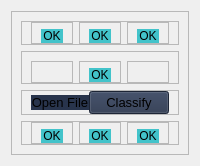
            <widget class="QWidget" name="home_page">
             <layout class="QHBoxLayout" name="horizontalLayout_14">
              <item>
               <widget class="QFrame" name="main_container">
                <property name="frameShape">
                 <enum>QFrame::StyledPanel</enum>
                </property>
                <property name="frameShadow">
                 <enum>QFrame::Raised</enum>
                </property>
                <layout class="QVBoxLayout" name="verticalLayout_6">
                 <item>
                  <widget class="QFrame" name="photos_container_1">
                   <property name="frameShape">
                    <enum>QFrame::StyledPanel</enum>
                   </property>
                   <property name="frameShadow">
                    <enum>QFrame::Raised</enum>
                   </property>
                   <layout class="QHBoxLayout" name="horizontalLayout_11">
                    <property name="topMargin">
                     <number>0</number>
                    </property>
                    <property name="bottomMargin">
                     <number>0</number>
                    </property>
                    <item>
                     <widget class="QFrame" name="photo_frame_1">
                      <property name="frameShape">
                       <enum>QFrame::StyledPanel</enum>
                      </property>
                      <property name="frameShadow">
                       <enum>QFrame::Raised</enum>
                      </property>
                      <layout class="QVBoxLayout" name="verticalLayout_7">
                       <property name="topMargin">
                        <number>0</number>
                       </property>
                       <property name="bottomMargin">
                        <number>0</number>
                       </property>
                       <item>
                        <widget class="QFrame" name="photo_1">
                         <property name="styleSheet">
                          <string notr="true">background-color: rgb(255, 255, 255);</string>
                         </property>
                         <property name="frameShape">
                          <enum>QFrame::StyledPanel</enum>
                         </property>
                         <property name="frameShadow">
                          <enum>QFrame::Raised</enum>
                         </property>
                        </widget>
                       </item>
                       <item>
                        <widget class="QLabel" name="class_label_1">
                         <property name="maximumSize">
                          <size>
                           <width>16777215</width>
                           <height>22</height>
                          </size>
                         </property>
                         <property name="font">
                          <font>
                           <pointsize>9</pointsize>
                           <weight>50</weight>
                           <bold>false</bold>
                          </font>
                         </property>
                         <property name="styleSheet">
                          <string notr="true">background-color: rgb(115, 255, 120);
background-color: rgb(85, 255, 127);

background-color: #42c3ca;</string>
                         </property>
                         <property name="text">
                          <string>OK</string>
                         </property>
                         <property name="alignment">
                          <set>Qt::AlignCenter</set>
                         </property>
                        </widget>
                       </item>
                      </layout>
                     </widget>
                    </item>
                    <item>
                     <widget class="QFrame" name="photo_frame_2">
                      <property name="frameShape">
                       <enum>QFrame::StyledPanel</enum>
                      </property>
                      <property name="frameShadow">
                       <enum>QFrame::Raised</enum>
                      </property>
                      <layout class="QVBoxLayout" name="verticalLayout_8">
                       <property name="topMargin">
                        <number>0</number>
                       </property>
                       <property name="bottomMargin">
                        <number>0</number>
                       </property>
                       <item>
                        <widget class="QFrame" name="photo_2">
                         <property name="styleSheet">
                          <string notr="true">background-color: rgb(255, 255, 255);</string>
                         </property>
                         <property name="frameShape">
                          <enum>QFrame::StyledPanel</enum>
                         </property>
                         <property name="frameShadow">
                          <enum>QFrame::Raised</enum>
                         </property>
                        </widget>
                       </item>
                       <item>
                        <widget class="QLabel" name="class_label_2">
                         <property name="maximumSize">
                          <size>
                           <width>16777215</width>
                           <height>22</height>
                          </size>
                         </property>
                         <property name="font">
                          <font>
                           <pointsize>9</pointsize>
                          </font>
                         </property>
                         <property name="styleSheet">
                          <string notr="true">background-color: #42c3ca;</string>
                         </property>
                         <property name="text">
                          <string>OK</string>
                         </property>
                         <property name="alignment">
                          <set>Qt::AlignCenter</set>
                         </property>
                        </widget>
                       </item>
                      </layout>
                     </widget>
                    </item>
                    <item>
                     <widget class="QFrame" name="photo_frame_3">
                      <property name="frameShape">
                       <enum>QFrame::StyledPanel</enum>
                      </property>
                      <property name="frameShadow">
                       <enum>QFrame::Raised</enum>
                      </property>
                      <layout class="QVBoxLayout" name="verticalLayout_9">
                       <property name="topMargin">
                        <number>0</number>
                       </property>
                       <property name="bottomMargin">
                        <number>0</number>
                       </property>
                       <item>
                        <widget class="QFrame" name="photo_3">
                         <property name="styleSheet">
                          <string notr="true">background-color: rgb(255, 255, 255);</string>
                         </property>
                         <property name="frameShape">
                          <enum>QFrame::StyledPanel</enum>
                         </property>
                         <property name="frameShadow">
                          <enum>QFrame::Raised</enum>
                         </property>
                        </widget>
                       </item>
                       <item>
                        <widget class="QLabel" name="class_label_3">
                         <property name="maximumSize">
                          <size>
                           <width>16777215</width>
                           <height>22</height>
                          </size>
                         </property>
                         <property name="font">
                          <font>
                           <pointsize>9</pointsize>
                          </font>
                         </property>
                         <property name="styleSheet">
                          <string notr="true">background-color: #42c3ca;</string>
                         </property>
                         <property name="text">
                          <string>OK</string>
                         </property>
                         <property name="alignment">
                          <set>Qt::AlignCenter</set>
                         </property>
                        </widget>
                       </item>
                      </layout>
                     </widget>
                    </item>
                   </layout>
                  </widget>
                 </item>
                 <item>
                  <widget class="QFrame" name="photos_container_2">
                   <property name="frameShape">
                    <enum>QFrame::StyledPanel</enum>
                   </property>
                   <property name="frameShadow">
                    <enum>QFrame::Raised</enum>
                   </property>
                   <layout class="QHBoxLayout" name="horizontalLayout_15">
                    <property name="topMargin">
                     <number>9</number>
                    </property>
                    <property name="bottomMargin">
                     <number>0</number>
                    </property>
                    <item>
                     <widget class="QFrame" name="frame_2">
                      <property name="minimumSize">
                       <size>
                        <width>0</width>
                        <height>0</height>
                       </size>
                      </property>
                      <property name="maximumSize">
                       <size>
                        <width>250</width>
                        <height>16777215</height>
                       </size>
                      </property>
                      <property name="frameShape">
                       <enum>QFrame::StyledPanel</enum>
                      </property>
                      <property name="frameShadow">
                       <enum>QFrame::Raised</enum>
                      </property>
                     </widget>
                    </item>
                    <item>
                     <widget class="QFrame" name="frame">
                      <property name="frameShape">
                       <enum>QFrame::StyledPanel</enum>
                      </property>
                      <property name="frameShadow">
                       <enum>QFrame::Raised</enum>
                      </property>
                      <layout class="QVBoxLayout" name="verticalLayout_23">
                       <property name="topMargin">
                        <number>0</number>
                       </property>
                       <property name="bottomMargin">
                        <number>0</number>
                       </property>
                       <item>
                        <widget class="QFrame" name="photo_4">
                         <property name="styleSheet">
                          <string notr="true">background-color: rgb(255, 255, 255);</string>
                         </property>
                         <property name="frameShape">
                          <enum>QFrame::StyledPanel</enum>
                         </property>
                         <property name="frameShadow">
                          <enum>QFrame::Raised</enum>
                         </property>
                        </widget>
                       </item>
                       <item>
                        <widget class="QLabel" name="class_label_4">
                         <property name="maximumSize">
                          <size>
                           <width>16777215</width>
                           <height>22</height>
                          </size>
                         </property>
                         <property name="font">
                          <font>
                           <pointsize>9</pointsize>
                          </font>
                         </property>
                         <property name="styleSheet">
                          <string notr="true">background-color: #42c3ca;</string>
                         </property>
                         <property name="text">
                          <string>OK</string>
                         </property>
                         <property name="alignment">
                          <set>Qt::AlignCenter</set>
                         </property>
                        </widget>
                       </item>
                      </layout>
                     </widget>
                    </item>
                    <item>
                     <widget class="QFrame" name="frame_3">
                      <property name="maximumSize">
                       <size>
                        <width>250</width>
                        <height>16777215</height>
                       </size>
                      </property>
                      <property name="frameShape">
                       <enum>QFrame::StyledPanel</enum>
                      </property>
                      <property name="frameShadow">
                       <enum>QFrame::Raised</enum>
                      </property>
                     </widget>
                    </item>
                   </layout>
                  </widget>
                 </item>
                 <item>
                  <widget class="QFrame" name="buttons_container">
                   <property name="minimumSize">
                    <size>
                     <width>0</width>
                     <height>0</height>
                    </size>
                   </property>
                   <property name="maximumSize">
                    <size>
                     <width>16777215</width>
                     <height>27</height>
                    </size>
                   </property>
                   <property name="frameShape">
                    <enum>QFrame::StyledPanel</enum>
                   </property>
                   <property name="frameShadow">
                    <enum>QFrame::Raised</enum>
                   </property>
                   <layout class="QHBoxLayout" name="horizontalLayout_13">
                    <property name="spacing">
                     <number>0</number>
                    </property>
                    <property name="leftMargin">
                     <number>9</number>
                    </property>
                    <property name="topMargin">
                     <number>0</number>
                    </property>
                    <property name="bottomMargin">
                     <number>0</number>
                    </property>
                    <item alignment="Qt::AlignVCenter">
                     <widget class="QPushButton" name="openFile_button">
                      <property name="maximumSize">
                       <size>
                        <width>100</width>
                        <height>16777215</height>
                       </size>
                      </property>
                      <property name="font">
                       <font>
                        <pointsize>10</pointsize>
                       </font>
                      </property>
                      <property name="styleSheet">
                       <string notr="true">background-color: rgb(40, 52, 76);
border: 3;</string>
                      </property>
                      <property name="text">
                       <string>Open File</string>
                      </property>
                     </widget>
                    </item>
                    <item alignment="Qt::AlignVCenter">
                     <widget class="QPushButton" name="classify_button">
                      <property name="maximumSize">
                       <size>
                        <width>100</width>
                        <height>16777215</height>
                       </size>
                      </property>
                      <property name="font">
                       <font>
                        <pointsize>10</pointsize>
                       </font>
                      </property>
                      <property name="styleSheet">
                       <string notr="true">background-color: rgb(40, 52, 76);</string>
                      </property>
                      <property name="text">
                       <string>Classify</string>
                      </property>
                     </widget>
                    </item>
                   </layout>
                  </widget>
                 </item>
                 <item>
                  <widget class="QFrame" name="photos_container_3">
                   <property name="frameShape">
                    <enum>QFrame::StyledPanel</enum>
                   </property>
                   <property name="frameShadow">
                    <enum>QFrame::Raised</enum>
                   </property>
                   <layout class="QHBoxLayout" name="horizontalLayout_12">
                    <property name="topMargin">
                     <number>0</number>
                    </property>
                    <property name="bottomMargin">
                     <number>0</number>
                    </property>
                    <item>
                     <widget class="QFrame" name="photo_frame_4">
                      <property name="frameShape">
                       <enum>QFrame::StyledPanel</enum>
                      </property>
                      <property name="frameShadow">
                       <enum>QFrame::Raised</enum>
                      </property>
                      <layout class="QVBoxLayout" name="verticalLayout_11">
                       <property name="topMargin">
                        <number>0</number>
                       </property>
                       <property name="bottomMargin">
                        <number>0</number>
                       </property>
                       <item>
                        <widget class="QFrame" name="photo_5">
                         <property name="styleSheet">
                          <string notr="true">background-color: rgb(255, 255, 255);</string>
                         </property>
                         <property name="frameShape">
                          <enum>QFrame::StyledPanel</enum>
                         </property>
                         <property name="frameShadow">
                          <enum>QFrame::Raised</enum>
                         </property>
                        </widget>
                       </item>
                       <item>
                        <widget class="QLabel" name="class_label_5">
                         <property name="maximumSize">
                          <size>
                           <width>16777215</width>
                           <height>22</height>
                          </size>
                         </property>
                         <property name="font">
                          <font>
                           <pointsize>9</pointsize>
                          </font>
                         </property>
                         <property name="styleSheet">
                          <string notr="true">background-color:#42c3ca;</string>
                         </property>
                         <property name="text">
                          <string>OK</string>
                         </property>
                         <property name="alignment">
                          <set>Qt::AlignCenter</set>
                         </property>
                        </widget>
                       </item>
                      </layout>
                     </widget>
                    </item>
                    <item>
                     <widget class="QFrame" name="photo_frame_5">
                      <property name="frameShape">
                       <enum>QFrame::StyledPanel</enum>
                      </property>
                      <property name="frameShadow">
                       <enum>QFrame::Raised</enum>
                      </property>
                      <layout class="QVBoxLayout" name="verticalLayout_12">
                       <property name="topMargin">
                        <number>0</number>
                       </property>
                       <property name="bottomMargin">
                        <number>0</number>
                       </property>
                       <item>
                        <widget class="QFrame" name="photo_6">
                         <property name="styleSheet">
                          <string notr="true">background-color: rgb(255, 255, 255);</string>
                         </property>
                         <property name="frameShape">
                          <enum>QFrame::StyledPanel</enum>
                         </property>
                         <property name="frameShadow">
                          <enum>QFrame::Raised</enum>
                         </property>
                        </widget>
                       </item>
                       <item>
                        <widget class="QLabel" name="class_label_6">
                         <property name="maximumSize">
                          <size>
                           <width>16777215</width>
                           <height>22</height>
                          </size>
                         </property>
                         <property name="font">
                          <font>
                           <pointsize>9</pointsize>
                          </font>
                         </property>
                         <property name="styleSheet">
                          <string notr="true">background-color: #42c3ca;</string>
                         </property>
                         <property name="text">
                          <string>OK</string>
                         </property>
                         <property name="alignment">
                          <set>Qt::AlignCenter</set>
                         </property>
                        </widget>
                       </item>
                      </layout>
                     </widget>
                    </item>
                    <item>
                     <widget class="QFrame" name="photo_frame_6">
                      <property name="frameShape">
                       <enum>QFrame::StyledPanel</enum>
                      </property>
                      <property name="frameShadow">
                       <enum>QFrame::Raised</enum>
                      </property>
                      <layout class="QVBoxLayout" name="verticalLayout_13">
                       <property name="topMargin">
                        <number>0</number>
                       </property>
                       <property name="bottomMargin">
                        <number>0</number>
                       </property>
                       <item>
                        <widget class="QFrame" name="photo_7">
                         <property name="styleSheet">
                          <string notr="true">background-color: rgb(255, 255, 255);</string>
                         </property>
                         <property name="frameShape">
                          <enum>QFrame::StyledPanel</enum>
                         </property>
                         <property name="frameShadow">
                          <enum>QFrame::Raised</enum>
                         </property>
                        </widget>
                       </item>
                       <item>
                        <widget class="QLabel" name="class_label_7">
                         <property name="maximumSize">
                          <size>
                           <width>16777215</width>
                           <height>22</height>
                          </size>
                         </property>
                         <property name="font">
                          <font>
                           <pointsize>9</pointsize>
                          </font>
                         </property>
                         <property name="styleSheet">
                          <string notr="true">background-color: #42c3ca;</string>
                         </property>
                         <property name="text">
                          <string>OK</string>
                         </property>
                         <property name="alignment">
                          <set>Qt::AlignCenter</set>
                         </property>
                        </widget>
                       </item>
                      </layout>
                     </widget>
                    </item>
                   </layout>
                  </widget>
                 </item>
                </layout>
               </widget>
              </item>
             </layout>
            </widget>
